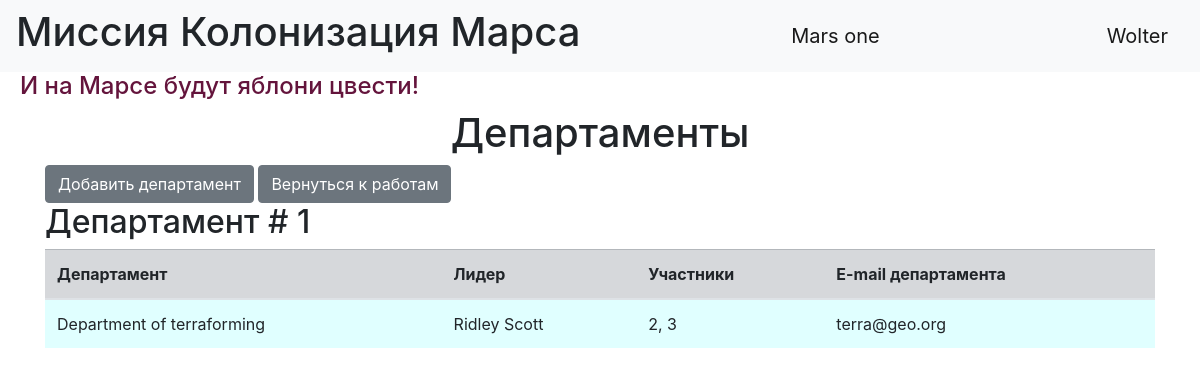
The page /departments (signed in) on the database its author committed.
### data/users.py (models this page shows, shortened)
class User(SqlAlchemyBase, UserMixin):
    __tablename__ = 'users'
    id = sqlalchemy.Column(sqlalchemy.Integer,
                           primary_key=True, autoincrement=True)
    surname = sqlalchemy.Column(sqlalchemy.String)
    name = sqlalchemy.Column(sqlalchemy.String)
    age = sqlalchemy.Column(sqlalchemy.Integer)
    position = sqlalchemy.Column(sqlalchemy.String)
    speciality = sqlalchemy.Column(sqlalchemy.String)
    address = sqlalchemy.Column(sqlalchemy.String)
    email = sqlalchemy.Column(sqlalchemy.String, unique=True)
    hashed_password = sqlalchemy.Column(sqlalchemy.String)
    modified_date = sqlalchemy.Column(sqlalchemy.DateTime, default=datetime.datetime.now)
    jobs = orm.relationship("Jobs", back_populates='user')

### data/departments.py (models this page shows)
class Department(SqlAlchemyBase):
    __tablename__ = 'departments'
    id = sqlalchemy.Column(sqlalchemy.Integer,
                           primary_key=True, autoincrement=True)
    title = sqlalchemy.Column(sqlalchemy.String)
    chief = sqlalchemy.Column(sqlalchemy.Integer, sqlalchemy.ForeignKey("users.id"))
    members = sqlalchemy.Column(sqlalchemy.String)
    email = sqlalchemy.Column(sqlalchemy.String)
    user = orm.relationship('User')

### model1.py (the view)
@app.route('/departments')
def departments():
    db_sess = db_session.create_session()
    return render_template('departments.html', title='Департаменты',
                           departments=db_sess.query(Department).all(),
                           message=request.args.get('message'),
                           message_type=request.args.get('message_type'))

### data/db_session.py (called while the page is built)
def create_session() -> Session:
    global __factory
    return __factory()

### model1.py (called while the page is built)
@login_manager.user_loader
def load_user(user_id):
    db_sess = db_session.create_session()
    return db_sess.query(User).get(user_id)

### templates/departments.html (shortened to what this page needs)
{% extends 'base.html' %}
{% block content %}
    <h1 class="text-center">{{ title }}</h1>
    {% if current_user.is_authenticated %}
        <a class="btn btn-secondary" href="/add_department">Добавить департамент</a>
    {% endif %}
    <a class="btn btn-secondary" href="/">Вернуться к работам</a>
    {% for dep in departments %}
        <h2>Департамент # {{ loop.index }}</h2>
        <table class="table">
            <thead>
                <tr class="table-secondary">
                    <th>Департамент</th>
                    <th>Лидер</th>
                    <th>Участники</th>
                    <th>E-mail департамента</th>
                </tr>
            </thead>
            <tbody style="background-color: lightcyan">
                <tr>
                    <td>{{ dep.title }}</td>
                    <td>{{ dep.user.name }} {{ dep.user.surname }}</td>
                    <td>{{ dep.members }}</td>
                    <td>{{ dep.email }}</td>
                </tr>
            </tbody>
        </table>
    {% endfor %}
{% endblock %}

### templates/base.html (shortened to what this page needs)
<!doctype html>
<html lang="en">
<head>
    <link rel="stylesheet"
          href="https://stackpath.bootstrapcdn.com/bootstrap/4.4.1/css/bootstrap.min.css"
>
    <link rel="stylesheet" type="text/css" href="{{url_for('static', filename='css/style.css')}}" />
</head>
<body>
<header>
    <nav class="navbar navbar-light bg-light">
        <h1>Миссия Колонизация Марса</h1>
        <a class="navbar-brand" href="#">Mars one</a>
        {% if current_user.is_authenticated %}
            <a class="navbar-brand" href="/logout">{{ current_user.name }}</a>
        {% else %}
            <p>
                <a class="btn btn-primary " href="/register">Зарегистрироваться</a>
                <a class="btn btn-success" href="/login">Войти</a>
            </p>
        {% endif %}
    </nav>
</header>
<h4>И на Марсе будут яблони цвести!</h4>
<main role="main" class="container">
    {% block content %}{% endblock %}
</main>
</body>
</html>

### static/css/style.css (style rules this page uses)
h4 { color: rgb(100, 20, 60); padding-left: 20px; }

### rows shown on the page
User: name "Wolter"
Department: title "Department of terraforming", user.name "Ridley", user.surname "Scott", members "2, 3", email "terra@geo.org"

### other values the page prints
{{ title }} "Департаменты"
